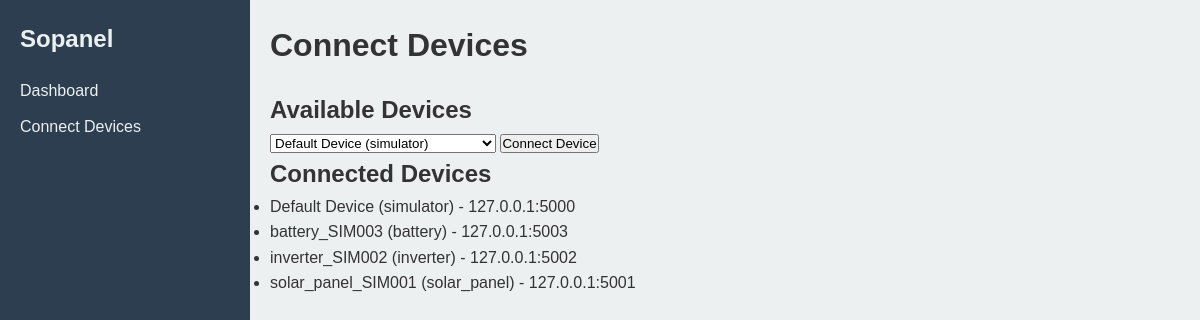
The app's page /connect_devices with its own data.
### models.py (models this page shows)
class Device(db.Model):
    id = db.Column(db.Integer, primary_key=True)
    device_id = db.Column(db.String(80), unique=True, nullable=False)
    name = db.Column(db.String(80), nullable=False)
    type = db.Column(db.String(20), nullable=False)
    ip = db.Column(db.String(15), nullable=False)
    port = db.Column(db.Integer, nullable=False)
    user_id = db.Column(db.Integer, db.ForeignKey('user.id'), nullable=False)
    solar_data = db.relationship('SolarData', backref='device', lazy='dynamic')

### app.py (the view, shortened to what this page needs)
@app.route('/connect_devices', methods=['GET', 'POST'])
def connect_devices():
    available_devices = Device.query.filter_by(user_id=1).all()  # Devices not yet assigned to a user
    user_devices = Device.query.filter_by(user_id=1).all()
    return render_template('connect_devices.html', available_devices=available_devices, user_devices=user_devices)

### templates/connect_devices.html (shortened to what this page needs)
<!DOCTYPE html>
<html lang="en">
<head>
    <link rel="stylesheet" href="{{ url_for('static', filename='styles.css') }}">
</head>
<body>
    <div class="dashboard-container">
        <nav class="sidebar" id="sidebar">
            <div class="logo">Sopanel</div>
            <ul>
                <li><a href="/">Dashboard</a></li>
                <li><a href="/connect_devices" class="active">Connect Devices</a></li>
            </ul>
        </nav>
        <main class="main-content">
            <header>
                <h1>Connect Devices</h1>
            </header>
            <section class="available-devices">
                <h2>Available Devices</h2>
                <form action="{{ url_for('connect_devices') }}" method="post">
                    <select name="device_id" required>
                        {% for device in available_devices %}
                            <option value="{{ device.device_id }}">{{ device.name }} ({{ device.type }})</option>
                        {% endfor %}
                    </select>
                    <button type="submit" class="btn btn-primary">Connect Device</button>
                </form>
            </section>
            <section class="connected-devices">
                <h2>Connected Devices</h2>
                <ul>
                    {% for device in user_devices %}
                        <li>{{ device.name }} ({{ device.type }}) - {{ device.ip }}:{{ device.port }}</li>
                    {% endfor %}
                </ul>
            </section>
        </main>
    </div>
</body>
</html>

### static/styles.css (style rules this page uses)
* { margin: 0; padding: 0; box-sizing: border-box; }
body { font-family: Arial, sans-serif; line-height: 1.6; color: #333; background-color: #f4f4f4; }
.dashboard-container { display: flex; min-height: 100vh; }
.sidebar { background-color: #2c3e50; color: #ecf0f1; width: 250px; padding: 20px; transition: all 0.3s; }
.sidebar .logo { font-size: 24px; font-weight: bold; margin-bottom: 20px; }
.sidebar ul { list-style-type: none; }
.sidebar ul li { margin-bottom: 10px; }
.sidebar ul li a { color: #ecf0f1; text-decoration: none; }
.main-content { flex-grow: 1; padding: 20px; background-color: #ecf0f1; overflow-y: auto; }
header { display: flex; justify-content: space-between; align-items: center; margin-bottom: 20px; }

### records on screen
Device: name "Default Device", type "simulator", ip "127.0.0.1", port "5000"
Device: name "battery_SIM003", type "battery", ip "127.0.0.1", port "5003"
Device: name "inverter_SIM002", type "inverter", ip "127.0.0.1", port "5002"
Device: name "solar_panel_SIM001", type "solar_panel", ip "127.0.0.1", port "5001"

### other values on screen
form field device_id "Default Device (simulator)"
